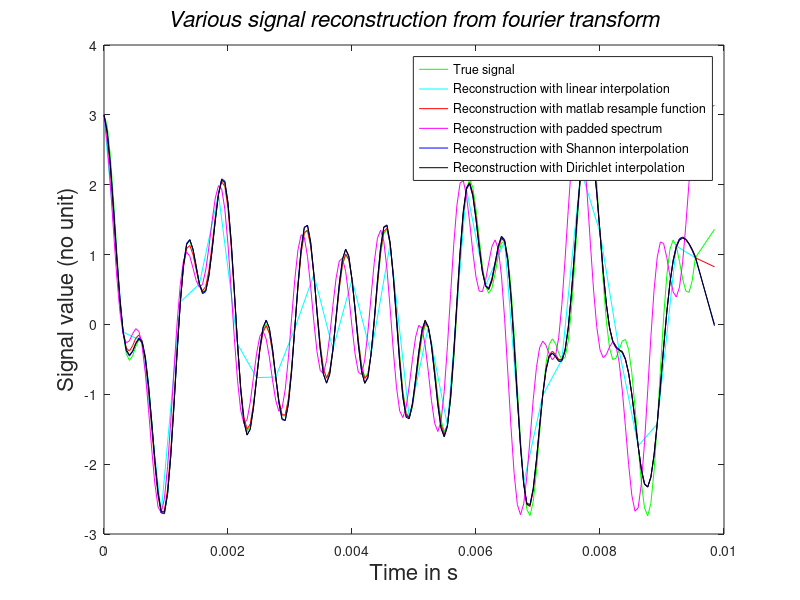
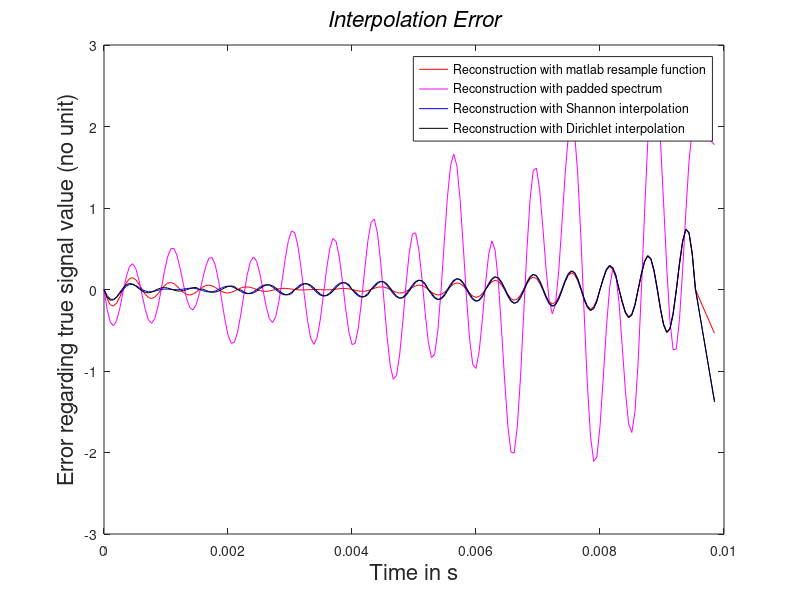

Here is the MATLAB script that generated these plots, in order:
clc;
clear all;
close all;


Fe = 3250;
Te = 1/Fe;
Nech = 32;

F1 = 512;
F2 = 640;
FMax = 1536;

time = [0:Te:(Nech-1)*Te];
timeDiscrete = [0:1:Nech-1];
frequency = (timeDiscrete/Nech)*Fe;

%Define the signal here (bandlimited or not ...)
signal = cos(2*pi*F1*(time))+cos(2*pi*F2*(time))+cos(2*pi*FMax*(time));

%Compute DFT
% spectrum=zeros(1,Nech);
% for k = timeDiscrete
%     for l = timeDiscrete
%         spectrum(k+1) = spectrum(k+1) + signal(l+1)*exp(-2*pi*j*l*k/Nech);
%     end
% end
spectrum =  signal*exp(-2*pi*j*timeDiscrete'*timeDiscrete/Nech);

%Compute iDFT
% reconstruction=zeros(1,Nech);
% for k = timeDiscrete
%     for l = timeDiscrete
%         reconstruction(k+1) = reconstruction(k+1) + spectrum(l+1)*exp(2*pi*j*l*k/Nech);
%     end
% end
% reconstruction=reconstruction/Nech;
reconstruction = spectrum*exp(2*pi*j*timeDiscrete'*timeDiscrete/Nech)/Nech;

%%%%%%%%%%%%%%%%%%%%%%%%%%%%%%%%%%%%%%%%%%%%%%%%%%%%%%%%%%%%%%%%%%%%%%%%%%%%
%%%%%%%%%%%%%%%%%%    Now interpolation will take place   %%%%%%%%%%%%%%%%%%
%%%%%%%%%%%%%%%%%%%%%%%%%%%%%%%%%%%%%%%%%%%%%%%%%%%%%%%%%%%%%%%%%%%%%%%%%%%%

%Define the new resolution
Finterp = 6*Fe;
Tinterp = 1/Finterp;
TimeInterp = [0:Tinterp:(Nech-1)*Te];
NechInterp = length(TimeInterp);
if(mod(NechInterp-Nech,2)==1)
    TimeInterp(NechInterp+1) = TimeInterp(NechInterp)+Te;
    NechInterp = length(TimeInterp);
end
TimeInterpDiscrete = [0:NechInterp-1];
fresampled = [0:Finterp/NechInterp:(NechInterp-1)*Finterp/NechInterp];


%Compute original signal value without any interpolation
signalResampled = cos(2*pi*F1*(TimeInterp))+cos(2*pi*F2*(TimeInterp))+cos(2*pi*FMax*(TimeInterp));
spectrumresampled = zeros(1,NechInterp);

%Compute original signal interpolation through matlab resample function
[P,Q] = rat(Finterp/Fe);
interp_matlab = resample(reconstruction,P,Q);

%Compute original signal interpolation by: first padding the fft
padded_spectrum = zeros(1,NechInterp);
Nzeros = NechInterp-Nech;
padded_spectrum = ifftshift([ zeros(1,floor(Nzeros/2)) fftshift(spectrum) zeros(1,floor(Nzeros/2)+rem(Nzeros,2)) ]);
padded_reconstruction = zeros(1,NechInterp);
% Second: computing the iDFT of the padded spectrum
% for k = TimeInterpDiscrete
%     for l = TimeInterpDiscrete
%         padded_reconstruction(k+1) = padded_reconstruction(k+1) + padded_spectrum(l+1)*exp(2*pi*j*l*k/NechInterp);
%     end
% end
% padded_reconstruction=padded_reconstruction/Nech;
padded_reconstruction = padded_spectrum*exp(2*pi*j*TimeInterpDiscrete'*TimeInterpDiscrete/NechInterp)/(Nech);


%Compute original signal interpolation through shannon interpolation method
interp_shannon=zeros(1,NechInterp);
for k = TimeInterpDiscrete
    for l = timeDiscrete
        interp_shannon(k+1) = interp_shannon(k+1) + reconstruction(l+1)*sinc(Fe*(TimeInterp(k+1)-time(l+1)));
    end
end

%Compute original signal interpolation through dirichlet kernel interpolation method
interp_dirichlet=zeros(1,NechInterp);
for k = TimeInterpDiscrete
    for l = timeDiscrete
        if (TimeInterp(k+1) ~= time(l+1))
            x = 2*pi*Fe*(TimeInterp(k+1)-time(l+1))/NechInterp;
            interp_dirichlet(k+1) = interp_dirichlet(k+1) + reconstruction(l+1)*(sin((NechInterp/2 + 0.5)*x)/sin(0.5*x));
        else
            interp_dirichlet(k+1) = NechInterp * reconstruction(l+1);
            break;
        end
    end
end
interp_dirichlet = interp_dirichlet/NechInterp; 


%%%%%%%%%%%%%%%%%%%%%%%%%%%%%%%%%%%%%%%%%%%%%%%%%%%%%%%%%%%%%%%%%%%%%%%%%%%%
%%%%%%%%%%%%%%%%%%       Let's print out the result       %%%%%%%%%%%%%%%%%%
%%%%%%%%%%%%%%%%%%%%%%%%%%%%%%%%%%%%%%%%%%%%%%%%%%%%%%%%%%%%%%%%%%%%%%%%%%%%
 
figure(1);

% Ground truth : deterministic signal is recomputed
plot(TimeInterp,signalResampled,'g');
hold on;
% linear interpolation between subsampled points (matlab tracing tool)
plot(time,(reconstruction),'c');
hold on;
% matlab resample command interpolation
plot(TimeInterp,real(interp_matlab(1:NechInterp)),'r');
hold on;
% Padding the spectrum and reconstructing it 
plot(TimeInterp,real(padded_reconstruction),'m');
hold on;
% Shannon interpolation method
plot(TimeInterp,real(interp_shannon),'b');
hold on;
% Dirichlet kernel interpolation method
plot(TimeInterp,real(interp_dirichlet),'k');

xlabel('Time in s','FontSize',16)
ylabel('Signal value (no unit)','FontSize',16)
title('\it{ Various signal reconstruction from fourier transform }','FontSize',16)
legend('True signal', 'Reconstruction with linear interpolation','Reconstruction with matlab resample function', 'Reconstruction with padded spectrum', 'Reconstruction with Shannon interpolation','Reconstruction with Dirichlet interpolation');

figure(2);

% matlab resample command interpolation
plot(TimeInterp,real(interp_matlab(1:NechInterp))-signalResampled,'r');
hold on;
% Padding the spectrum and reconstructing it 
plot(TimeInterp,real(padded_reconstruction)-signalResampled,'m');
hold on;
% Shannon interpolation method
plot(TimeInterp,real(interp_shannon)-signalResampled,'b');
hold on;
% Dirichlet kernel interpolation method
plot(TimeInterp,real(interp_dirichlet)-signalResampled,'k');

xlabel('Time in s','FontSize',16)
ylabel('Error regarding true signal value (no unit)','FontSize',16)
title('\it{ Interpolation Error }','FontSize',16)
legend('Reconstruction with matlab resample function', 'Reconstruction with padded spectrum', 'Reconstruction with Shannon interpolation', 'Reconstruction with Dirichlet interpolation');
